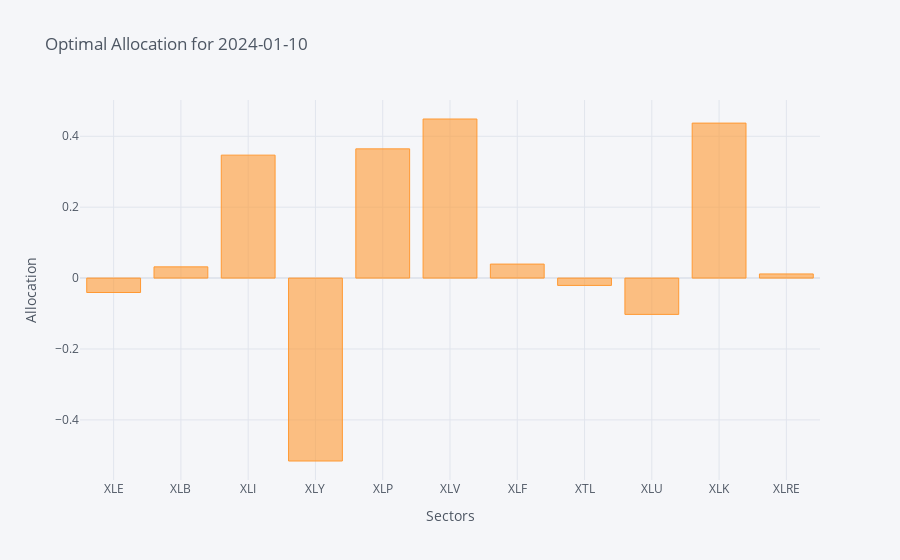

Here is the notebook cell this chart was saved with:
### Code cell
def optimal_weights(weights_df,month):
    new_df = weights_df.loc[month]
    weights = new_df.figure(kind='bar',filename='Weights',title=f'Optimal Allocation for {month}',xTitle='Sectors',yTitle='Allocation')
    weights.show()
optimal_weights(weights_df,'2024-01-10')

### Figure 1 — Plotly figure (JSON) as saved in the notebook; plotly's stock layout.template omitted (floating-point values rounded to 4 significant figures)
{"data": [{"marker": {"color": "rgba(255, 153, 51, 0.6)", "line": {"color": "rgba(255, 153, 51, 1.0)", "width": 1}}, "name": "2024-01-10 00:00:00", "orientation": "v", "text": "", "type": "bar", "x": ["XLE", "XLB", "XLI", "XLY", "XLP", "XLV", "XLF", "XTL", "XLU", "XLK", "XLRE"], "y": [-0.0407, 0.03164, 0.3468, -0.5159, 0.3644, 0.4487, 0.03947, -0.0207, -0.1024, 0.4371, 0.01166]}], "layout": {"legend": {"bgcolor": "#F5F6F9", "font": {"color": "#4D5663"}}, "paper_bgcolor": "#F5F6F9", "plot_bgcolor": "#F5F6F9", "title": {"font": {"color": "#4D5663"}, "text": "Optimal Allocation for 2024-01-10"}, "xaxis": {"gridcolor": "#E1E5ED", "showgrid": true, "tickfont": {"color": "#4D5663"}, "title": {"font": {"color": "#4D5663"}, "text": "Sectors"}, "zerolinecolor": "#E1E5ED"}, "yaxis": {"gridcolor": "#E1E5ED", "showgrid": true, "tickfont": {"color": "#4D5663"}, "title": {"font": {"color": "#4D5663"}, "text": "Allocation"}, "zerolinecolor": "#E1E5ED"}}}
